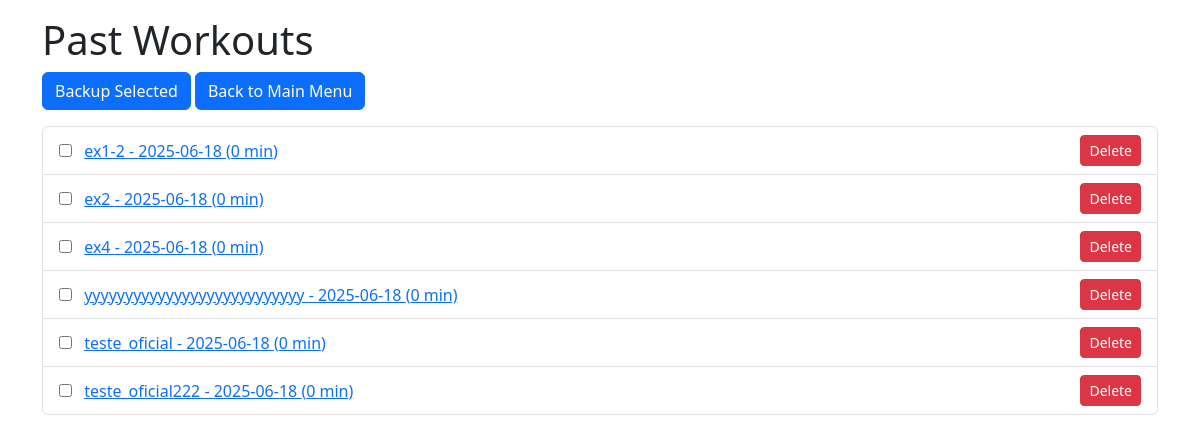
The page /past_workouts on the database as committed earlier.
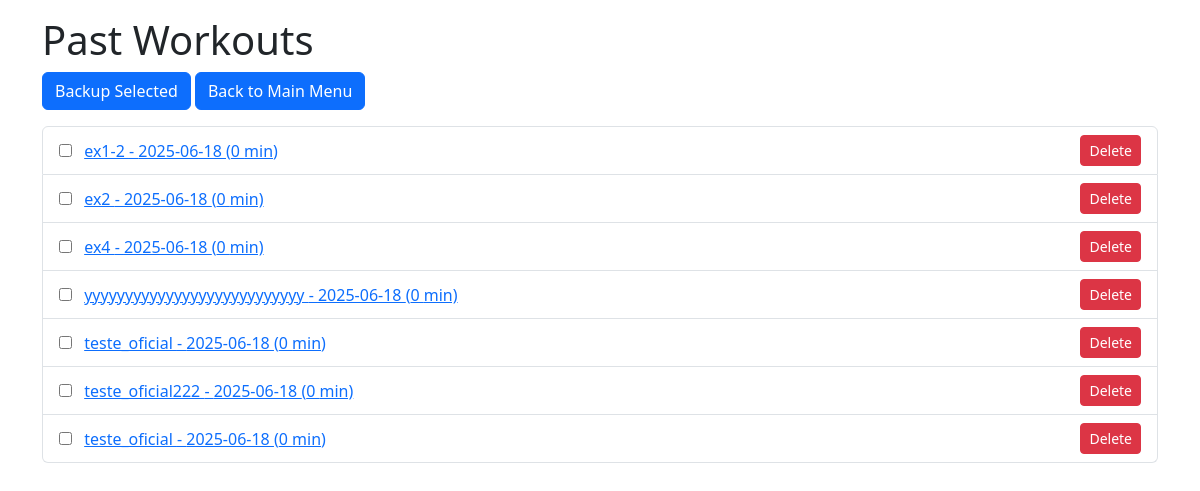
The same page on the database as committed later.
### app.py (models this page shows)
class Workout(db.Model):
    id = db.Column(db.Integer, primary_key=True)
    title = db.Column(db.String(100))
    date = db.Column(db.Date)
    duration = db.Column(db.Integer)  # in seconds
    timestamp = db.Column(db.DateTime, default=datetime.now)  # Local time

### app.py (the view)
@app.route('/past_workouts')
def past_workouts():
    workouts = Workout.query.order_by(Workout.date.desc()).all()
    return render_template('past_workouts.html', workouts=workouts)

### templates/past_workouts.html (shortened to what this page needs)
<!DOCTYPE html>
<html>
<head>
    <link href="https://cdn.jsdelivr.net/npm/bootstrap@5.3.0/dist/css/bootstrap.min.css" rel="stylesheet">
    <link href="{{ url_for('static', filename='style.css') }}" rel="stylesheet">
</head>
<body>
    <div class="container py-3">
        <h1>Past Workouts</h1>
        <form id="backupForm" method="POST" action="{{ url_for('backup_workouts') }}">
            <div class="mb-3">
                <button type="submit" class="btn btn-primary">Backup Selected</button>
                <a href="{{ url_for('main_menu') }}" class="btn btn-primary back-button">Back to Main Menu</a>
            </div>
            {% if workouts %}
                <ul class="list-group">
                    {% for workout in workouts %}
                        <li class="list-group-item d-flex justify-content-between align-items-center">
                            <div>
                                <input type="checkbox" name="workout_ids" value="{{ workout.id }}" class="me-2">
                                <a href="{{ url_for('workout_details', workout_id=workout.id) }}">
                                    {{ workout.title }} - {{ workout.date }} ({{ workout.duration // 60 }} min)
                                </a>
                            </div>
                            <form action="{{ url_for('delete_workout', workout_id=workout.id) }}" method="POST" class="delete-form">
                                <button type="submit" class="btn btn-sm btn-danger" onclick="return confirm('Are you sure you want to delete this workout?')">Delete</button>
                            </form>
                        </li>
                    {% endfor %}
                </ul>
            {% else %}
                <p>No past workouts found.</p>
            {% endif %}
        </form>
    </div>
</body>
</html>

Rows that differ between the two databases and show on the page:
added Workout: title "teste_oficial", date "2025-06-18", duration "0"
